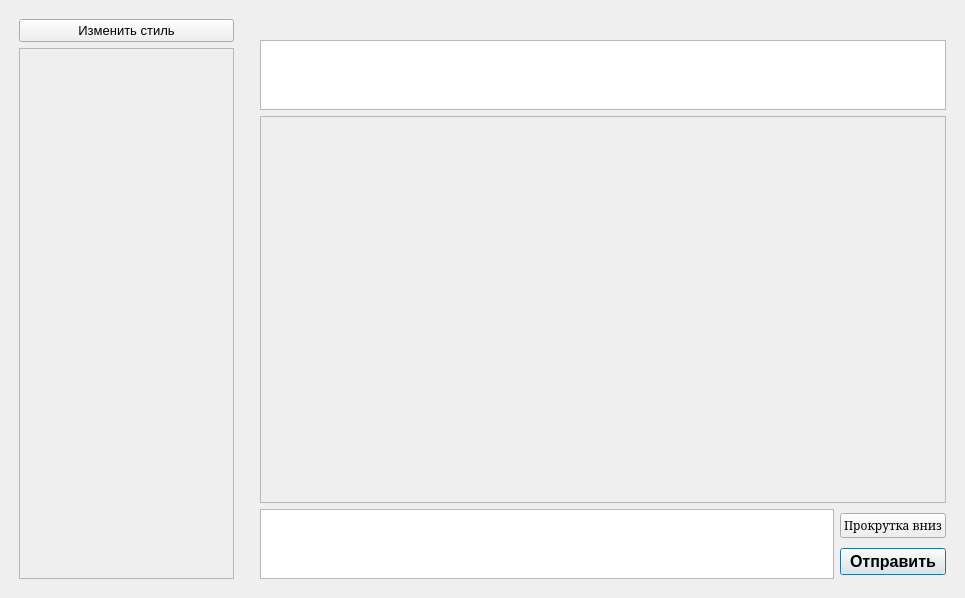
<?xml version="1.0" encoding="UTF-8"?>
<ui version="4.0">
 <class>MainWindow</class>
 <widget class="QMainWindow" name="MainWindow">
  <property name="geometry">
   <rect>
    <x>0</x>
    <y>0</y>
    <width>965</width>
    <height>598</height>
   </rect>
  </property>
  <property name="font">
   <font>
    <pointsize>15</pointsize>
   </font>
  </property>
  <property name="windowTitle">
   <string>MainWindow</string>
  </property>
  <property name="autoFillBackground">
   <bool>false</bool>
  </property>
  <property name="styleSheet">
   <string notr="true"/>
  </property>
  <widget class="QWidget" name="centralwidget">
   <layout class="QHBoxLayout" name="horizontalLayout" stretch="1,3">
    <item>
     <layout class="QVBoxLayout" name="LAYOUT_MAIN_LEFT" stretch="0,10">
      <property name="leftMargin">
       <number>10</number>
      </property>
      <property name="topMargin">
       <number>10</number>
      </property>
      <property name="rightMargin">
       <number>10</number>
      </property>
      <property name="bottomMargin">
       <number>10</number>
      </property>
      <item>
       <layout class="QVBoxLayout" name="verticalLayout">
        <item>
         <widget class="QPushButton" name="styleButton">
          <property name="font">
           <font>
            <pointsize>10</pointsize>
           </font>
          </property>
          <property name="text">
           <string>Изменить стиль</string>
          </property>
         </widget>
        </item>
       </layout>
      </item>
      <item>
       <layout class="QHBoxLayout" name="LAYOUT_LIST_CHAT">
        <item>
         <widget class="QScrollArea" name="scrollAreaListChat">
          <property name="widgetResizable">
           <bool>true</bool>
          </property>
          <widget class="QWidget" name="scrollAreaWidgetContentsListChat">
           <property name="geometry">
            <rect>
             <x>0</x>
             <y>0</y>
             <width>211</width>
             <height>523</height>
            </rect>
           </property>
          </widget>
         </widget>
        </item>
       </layout>
      </item>
     </layout>
    </item>
    <item>
     <layout class="QVBoxLayout" name="LAYOUT_MAIN_RIGHT" stretch="10,1">
      <property name="leftMargin">
       <number>10</number>
      </property>
      <property name="topMargin">
       <number>10</number>
      </property>
      <property name="rightMargin">
       <number>10</number>
      </property>
      <property name="bottomMargin">
       <number>10</number>
      </property>
      <item>
       <layout class="QVBoxLayout" name="LAYOUT_CHAT" stretch="0,1,10">
        <item>
         <widget class="QLabel" name="notifi">
          <property name="font">
           <font>
            <pointsize>10</pointsize>
           </font>
          </property>
          <property name="text">
           <string/>
          </property>
         </widget>
        </item>
        <item>
         <widget class="QListView" name="chatName">
          <property name="font">
           <font>
            <pointsize>15</pointsize>
            <kerning>false</kerning>
           </font>
          </property>
          <property name="showDropIndicator" stdset="0">
           <bool>false</bool>
          </property>
          <property name="gridSize">
           <size>
            <width>0</width>
            <height>30</height>
           </size>
          </property>
          <property name="uniformItemSizes">
           <bool>true</bool>
          </property>
         </widget>
        </item>
        <item>
         <widget class="QScrollArea" name="scrollAreaMessage">
          <property name="widgetResizable">
           <bool>true</bool>
          </property>
          <widget class="QWidget" name="scrollAreaWidgetContents">
           <property name="geometry">
            <rect>
             <x>0</x>
             <y>0</y>
             <width>682</width>
             <height>380</height>
            </rect>
           </property>
          </widget>
         </widget>
        </item>
       </layout>
      </item>
      <item>
       <layout class="QHBoxLayout" name="LAYOUT_MESSAGE_INPUT">
        <item>
         <widget class="QTextEdit" name="message_panel">
          <property name="font">
           <font>
            <pointsize>12</pointsize>
           </font>
          </property>
          <property name="cursor" stdset="0">
           <cursorShape>IBeamCursor</cursorShape>
          </property>
         </widget>
        </item>
        <item>
         <layout class="QVBoxLayout" name="verticalLayout_2">
          <item>
           <widget class="QPushButton" name="pushButtonDMess">
            <property name="font">
             <font>
              <family>Serif</family>
              <pointsize>9</pointsize>
             </font>
            </property>
            <property name="cursor">
             <cursorShape>CrossCursor</cursorShape>
            </property>
            <property name="layoutDirection">
             <enum>Qt::RightToLeft</enum>
            </property>
            <property name="text">
             <string>Прокрутка вниз</string>
            </property>
           </widget>
          </item>
          <item>
           <widget class="QPushButton" name="messButtonPush">
            <property name="minimumSize">
             <size>
              <width>50</width>
              <height>27</height>
             </size>
            </property>
            <property name="font">
             <font>
              <family>Arial</family>
              <pointsize>12</pointsize>
              <weight>75</weight>
              <bold>true</bold>
              <kerning>false</kerning>
             </font>
            </property>
            <property name="mouseTracking">
             <bool>false</bool>
            </property>
            <property name="tabletTracking">
             <bool>false</bool>
            </property>
            <property name="inputMethodHints">
             <set>Qt::ImhNone</set>
            </property>
            <property name="text">
             <string>Отправить</string>
            </property>
            <property name="icon">
             <iconset theme="QIcon::ThemeIcon::DocumentSend">
              <normaloff>.</normaloff>.</iconset>
            </property>
            <property name="checkable">
             <bool>false</bool>
            </property>
            <property name="checked">
             <bool>false</bool>
            </property>
            <property name="autoRepeat">
             <bool>false</bool>
            </property>
            <property name="autoDefault">
             <bool>false</bool>
            </property>
            <property name="default">
             <bool>true</bool>
            </property>
            <property name="flat">
             <bool>false</bool>
            </property>
           </widget>
          </item>
         </layout>
        </item>
       </layout>
      </item>
     </layout>
    </item>
   </layout>
  </widget>
 </widget>
 <resources/>
 <connections/>
</ui>
